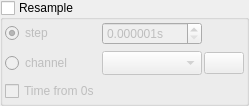
          <widget class="QGroupBox" name="resample_group">
           <property name="title">
            <string>Resample</string>
           </property>
           <property name="checkable">
            <bool>true</bool>
           </property>
           <property name="checked">
            <bool>false</bool>
           </property>
           <layout class="QGridLayout" name="gridLayout_21" columnstretch="0,1,0">
            <property name="leftMargin">
             <number>2</number>
            </property>
            <property name="topMargin">
             <number>2</number>
            </property>
            <property name="rightMargin">
             <number>2</number>
            </property>
            <property name="bottomMargin">
             <number>2</number>
            </property>
            <property name="horizontalSpacing">
             <number>2</number>
            </property>
            <item row="0" column="0">
             <widget class="QRadioButton" name="raster_type_step">
              <property name="text">
               <string>step</string>
              </property>
              <property name="checked">
               <bool>true</bool>
              </property>
             </widget>
            </item>
            <item row="0" column="1">
             <widget class="QDoubleSpinBox" name="raster">
              <property name="minimumSize">
               <size>
                <width>100</width>
                <height>0</height>
               </size>
              </property>
              <property name="suffix">
               <string>s</string>
              </property>
              <property name="decimals">
               <number>6</number>
              </property>
              <property name="minimum">
               <double>0.000001000000000</double>
              </property>
             </widget>
            </item>
            <item row="3" column="0">
             <widget class="QCheckBox" name="resample_time_from_zero">
              <property name="text">
               <string>Time from 0s</string>
              </property>
             </widget>
            </item>
            <item row="2" column="0">
             <widget class="QRadioButton" name="raster_type_channel">
              <property name="text">
               <string>channel</string>
              </property>
             </widget>
            </item>
            <item row="2" column="1">
             <widget class="QComboBox" name="raster_channel">
              <property name="enabled">
               <bool>false</bool>
              </property>
              <property name="insertPolicy">
               <enum>QComboBox::InsertAtBottom</enum>
              </property>
              <property name="sizeAdjustPolicy">
               <enum>QComboBox::AdjustToMinimumContentsLengthWithIcon</enum>
              </property>
             </widget>
            </item>
            <item row="2" column="2">
             <widget class="QPushButton" name="raster_search_btn">
              <property name="toolTip">
               <string>Search raster channel</string>
              </property>
              <property name="text">
               <string/>
              </property>
              <property name="icon">
               <iconset resource="resource.qrc">
                <normaloff>:/search.png</normaloff>:/search.png</iconset>
              </property>
             </widget>
            </item>
           </layout>
          </widget>
